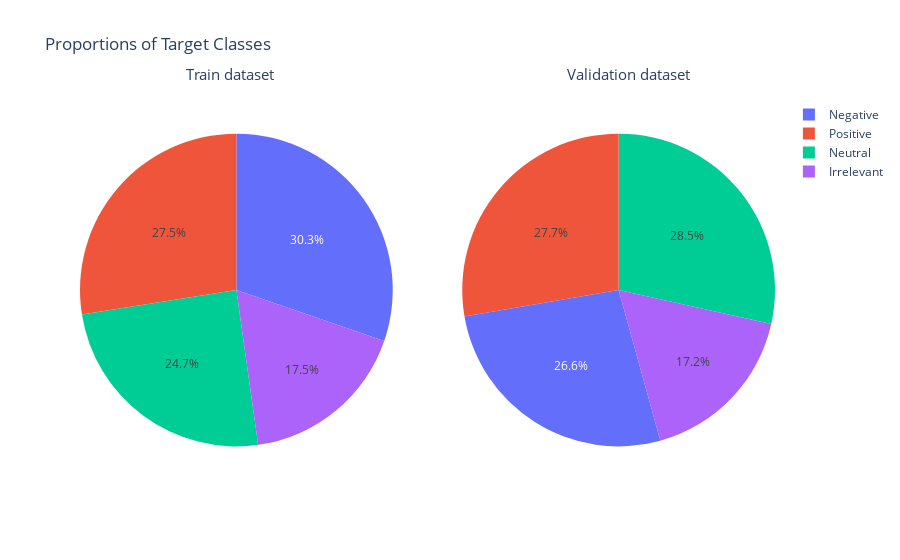

This figure's notebook cell:
### Markdown cell above
# 3 - EDA

### Code cell
# Assuming train and validation are your dataframes

# Create subplots: use 'domain' type for Pie charts
fig = make_subplots(rows=1, cols=2, specs=[[{'type':'domain'}, {'type':'domain'}]])

# Train dataset pie chart
fig.add_trace(go.Pie(labels=df_train['Sentiment'].value_counts().index, 
                     values=df_train['Sentiment'].value_counts(), 
                     name="Train dataset"), 
              1, 1)

# Validation dataset pie chart
fig.add_trace(go.Pie(labels=df_val['Sentiment'].value_counts().index, 
                     values=df_val['Sentiment'].value_counts(), 
                     name="Validation dataset"), 
              1, 2)

# Update titles
fig.update_layout(
    title_text="Proportions of Target Classes",
    annotations=[dict(text='Train dataset', x=0.15, y=1.1, font_size=15, showarrow=False),
                 dict(text='Validation dataset', x=0.88, y=1.1, font_size=15, showarrow=False)]
)

# Show figure
fig.show()

### Figure 1 — Plotly figure (JSON) as saved in the notebook; plotly's stock layout.template omitted (floating-point values rounded to 4 significant figures)
{"data": [{"domain": {"x": [0, 0.45], "y": [0, 1]}, "labels": ["Negative", "Positive", "Neutral", "Irrelevant"], "name": "Train dataset", "type": "pie", "values": [21698, 19713, 17708, 12537]}, {"domain": {"x": [0.55, 1], "y": [0, 1]}, "labels": ["Neutral", "Positive", "Negative", "Irrelevant"], "name": "Validation dataset", "type": "pie", "values": [285, 277, 266, 172]}], "layout": {"annotations": [{"font": {"size": 15}, "showarrow": false, "text": "Train dataset", "x": 0.15, "y": 1.1}, {"font": {"size": 15}, "showarrow": false, "text": "Validation dataset", "x": 0.88, "y": 1.1}], "title": {"text": "Proportions of Target Classes"}}}
